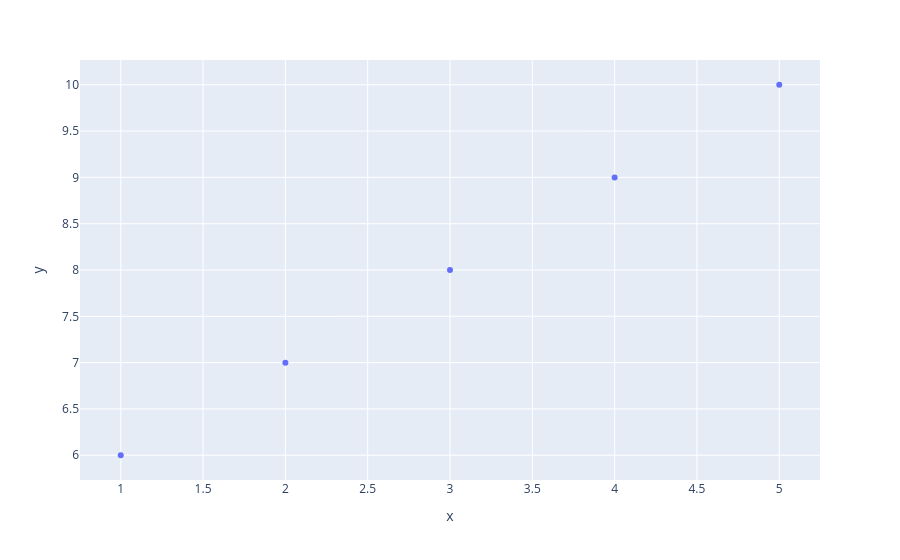

Notebook code cell kept with this figure:
### Code cell
import plotly.express as px

fig = px.scatter ( x = [1,2,3,4,5], y = [6,7,8,9,10])

fig

### Figure 1 — Plotly figure (JSON) as saved in the notebook; plotly's stock layout.template omitted (floating-point values rounded to 4 significant figures)
{"data": [{"hovertemplate": "x=%{x}<br>y=%{y}<extra></extra>", "legendgroup": "", "marker": {"color": "#636efa", "symbol": "circle"}, "mode": "markers", "name": "", "orientation": "v", "showlegend": false, "type": "scatter", "x": [1, 2, 3, 4, 5], "xaxis": "x", "y": [6, 7, 8, 9, 10], "yaxis": "y"}], "layout": {"legend": {"tracegroupgap": 0}, "margin": {"t": 60}, "xaxis": {"anchor": "y", "domain": [0, 1], "title": {"text": "x"}}, "yaxis": {"anchor": "x", "domain": [0, 1], "title": {"text": "y"}}}}
